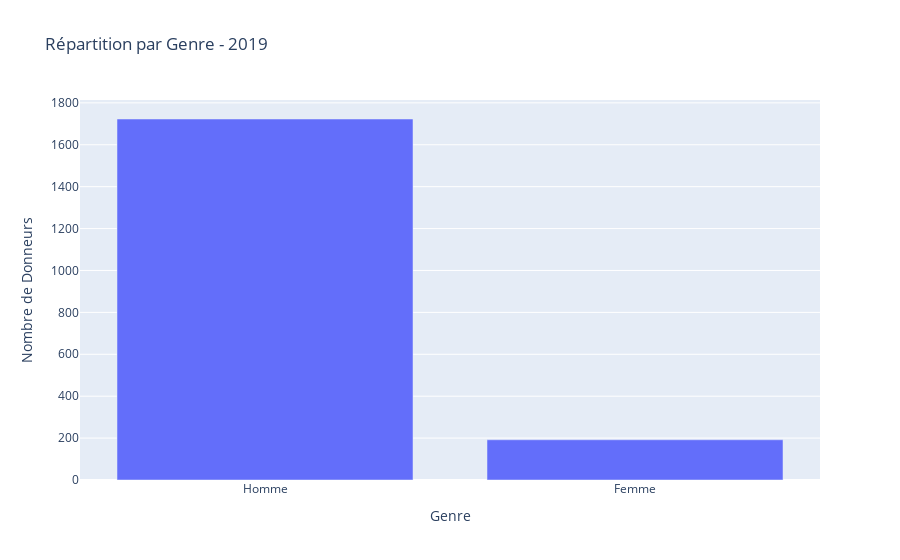
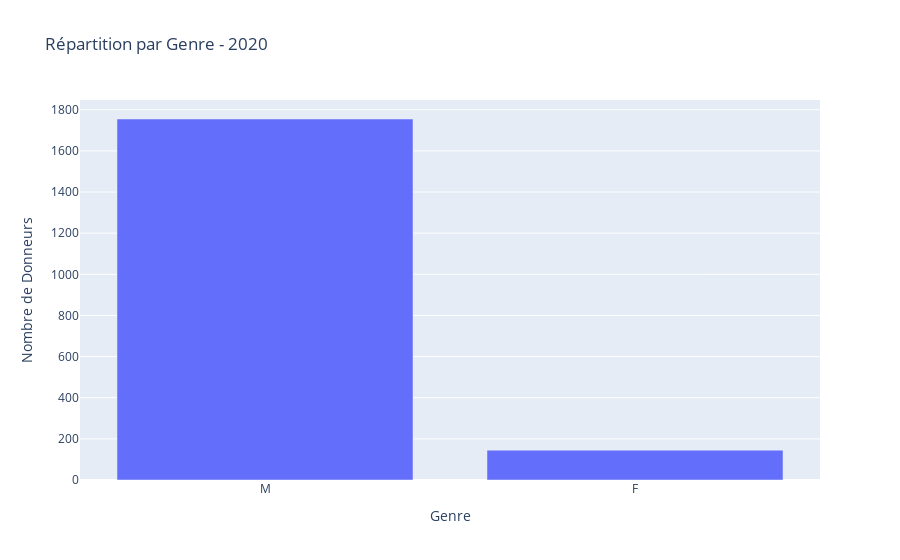
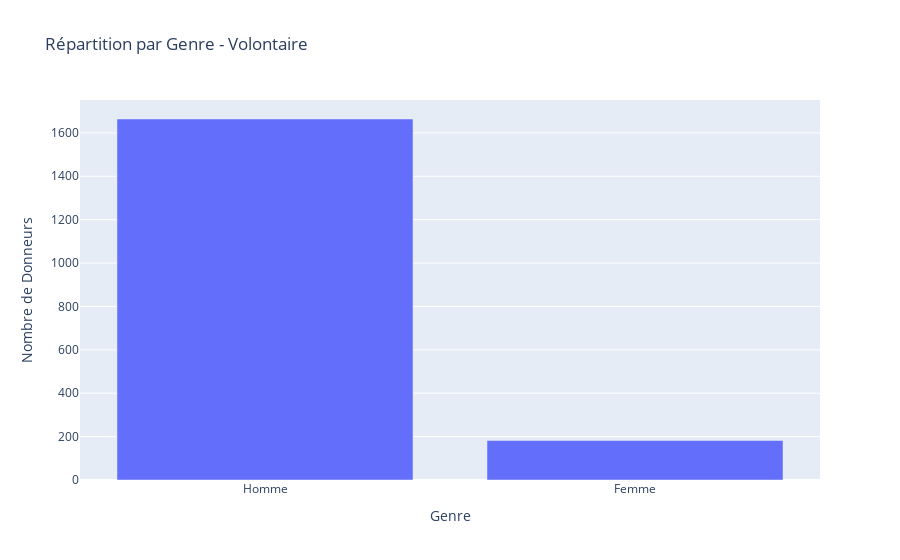
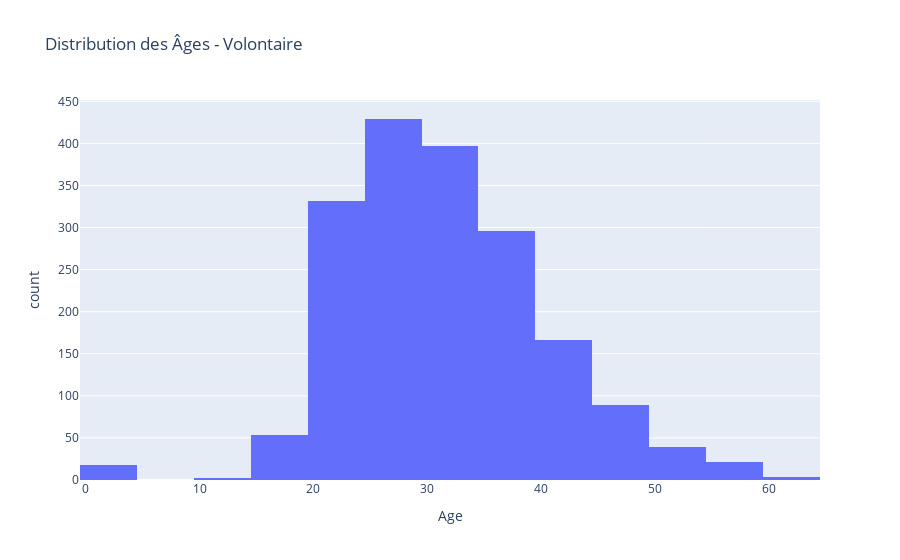

The cell these charts' notebook holds for them, in order:
### Markdown cell above
## Visualisation initial

### Code cell
# 1. Répartition des donneurs par genre
def plot_gender_distribution(df, sheet_name):
    """Visualise la répartition des donneurs par genre."""
    gender_col = 'Genre' if 'Genre' in df.columns else 'Genre_' if 'Genre_' in df.columns else 'Sexe'
    gender_counts = df[gender_col].value_counts().reset_index()
    gender_counts.columns = ['Genre', 'Nombre']
    
    fig = px.bar(gender_counts, x='Genre', y='Nombre', 
                 title=f'Répartition par Genre - {sheet_name}',
                 labels={'Nombre': 'Nombre de Donneurs'})
    fig.show()

# Visualiser pour chaque feuille
plot_gender_distribution(df_2019, '2019')
plot_gender_distribution(df_2020, '2020')
plot_gender_distribution(df_volontaire, 'Volontaire')

# 2. Distribution des âges
def plot_age_distribution(df, sheet_name):
    """Visualise la distribution des âges."""
    age_col = 'Age' if 'Age' in df.columns else 'age_calculé'  # Nous calculerons l’âge pour "2019" plus tard
    if age_col in df.columns:
        fig = px.histogram(df, x=age_col, nbins=20, 
                           title=f'Distribution des Âges - {sheet_name}',
                           labels={'x': 'Âge', 'y': 'Nombre de Donneurs'})
        fig.show()
    else:
        print(f"Colonne d’âge non disponible pour {sheet_name}")

# Visualiser pour "2020" et "Volontaire" (âge disponible)
plot_age_distribution(df_2020, '2020')
plot_age_distribution(df_volontaire, 'Volontaire')

# Pour "2019", calculer l’âge à partir de "Date de naissance" d’abord
df_2019['age_calculé'] = (2019 - pd.to_datetime(df_2019['Date de naissance'], errors='coerce').dt.year)
plot_age_distribution(df_2019, '2019')

# 3. Nombre de donneurs par arrondissement
def plot_arrondissement_distribution(df, sheet_name):
    """Visualise le nombre de donneurs par arrondissement."""
    arr_col = 'Arrondissement de résidence' if 'Arrondissement de résidence' in df.columns else 'Arrondissement_de_résidence_'
    if arr_col in df.columns:
        arr_counts = df[arr_col].value_counts().reset_index()
        arr_counts.columns = ['Arrondissement', 'Nombre']
        
        fig = px.bar(arr_counts, x='Arrondissement', y='Nombre', 
                     title=f'Répartition par Arrondissement - {sheet_name}',
                     labels={'Nombre': 'Nombre de Donneurs'})
        fig.update_layout(xaxis={'tickangle': 45})
        fig.show()
    else:
        print(f"Colonne d’arrondissement non disponible pour {sheet_name}")

# Visualiser pour "2019" et "Volontaire" (pas d’arrondissement dans "2020")
plot_arrondissement_distribution(df_2019, '2019')
plot_arrondissement_distribution(df_volontaire, 'Volontaire')

### Figure 1 — Plotly figure (JSON) as saved in the notebook; plotly's stock layout.template omitted (floating-point values rounded to 4 significant figures)
{"data": [{"alignmentgroup": "True", "hovertemplate": "Genre=%{x}<br>Nombre de Donneurs=%{y}<extra></extra>", "legendgroup": "", "marker": {"color": "#636efa", "pattern": {"shape": ""}}, "name": "", "offsetgroup": "", "orientation": "v", "showlegend": false, "textposition": "auto", "type": "bar", "x": ["Homme", "Femme"], "xaxis": "x", "y": [1723, 192], "yaxis": "y"}], "layout": {"autosize": true, "barmode": "relative", "legend": {"tracegroupgap": 0}, "title": {"text": "Répartition par Genre - 2019"}, "xaxis": {"anchor": "y", "autorange": true, "domain": [0, 1], "range": [-0.5, 1.5], "title": {"text": "Genre"}, "type": "category"}, "yaxis": {"anchor": "x", "autorange": true, "domain": [0, 1], "range": [0, 1814.0], "title": {"text": "Nombre de Donneurs"}, "type": "linear"}}}

### Figure 2 — Plotly figure (JSON) as saved in the notebook; plotly's stock layout.template omitted (floating-point values rounded to 4 significant figures)
{"data": [{"alignmentgroup": "True", "hovertemplate": "Genre=%{x}<br>Nombre de Donneurs=%{y}<extra></extra>", "legendgroup": "", "marker": {"color": "#636efa", "pattern": {"shape": ""}}, "name": "", "offsetgroup": "", "orientation": "v", "showlegend": false, "textposition": "auto", "type": "bar", "x": ["M", "F"], "xaxis": "x", "y": [1755, 145], "yaxis": "y"}], "layout": {"autosize": true, "barmode": "relative", "legend": {"tracegroupgap": 0}, "title": {"text": "Répartition par Genre - 2020"}, "xaxis": {"anchor": "y", "autorange": true, "domain": [0, 1], "range": [-0.5, 1.5], "title": {"text": "Genre"}, "type": "category"}, "yaxis": {"anchor": "x", "autorange": true, "domain": [0, 1], "range": [0, 1847.0], "title": {"text": "Nombre de Donneurs"}, "type": "linear"}}}

### Figure 3 — Plotly figure (JSON) as saved in the notebook; plotly's stock layout.template omitted (floating-point values rounded to 4 significant figures)
{"data": [{"alignmentgroup": "True", "hovertemplate": "Genre=%{x}<br>Nombre de Donneurs=%{y}<extra></extra>", "legendgroup": "", "marker": {"color": "#636efa", "pattern": {"shape": ""}}, "name": "", "offsetgroup": "", "orientation": "v", "showlegend": false, "textposition": "auto", "type": "bar", "x": ["Homme", "Femme"], "xaxis": "x", "y": [1664, 182], "yaxis": "y"}], "layout": {"autosize": true, "barmode": "relative", "legend": {"tracegroupgap": 0}, "title": {"text": "Répartition par Genre - Volontaire"}, "xaxis": {"anchor": "y", "autorange": true, "domain": [0, 1], "range": [-0.5, 1.5], "title": {"text": "Genre"}, "type": "category"}, "yaxis": {"anchor": "x", "autorange": true, "domain": [0, 1], "range": [0, 1752.0], "title": {"text": "Nombre de Donneurs"}, "type": "linear"}}}

### Figure 4 — Plotly figure (JSON) as saved in the notebook; plotly's stock layout.template omitted (floating-point values rounded to 4 significant figures; data arrays with more than 128 entries replaced by an {"elided": "..."} marker saying what was removed)
{"data": [{"alignmentgroup": "True", "bingroup": "x", "hovertemplate": "Age=%{x}<br>count=%{y}<extra></extra>", "legendgroup": "", "marker": {"color": "#636efa", "pattern": {"shape": ""}}, "name": "", "nbinsx": 20, "offsetgroup": "", "orientation": "v", "showlegend": false, "type": "histogram", "x": {"elided": "1846 int values"}, "xaxis": "x", "yaxis": "y"}], "layout": {"autosize": true, "barmode": "relative", "legend": {"tracegroupgap": 0}, "title": {"text": "Distribution des Âges - Volontaire"}, "xaxis": {"anchor": "y", "autorange": true, "domain": [0, 1], "range": [-0.5, 64.5], "title": {"text": "Age"}, "type": "linear"}, "yaxis": {"anchor": "x", "autorange": true, "domain": [0, 1], "range": [0, 451.6], "title": {"text": "count"}}}}
